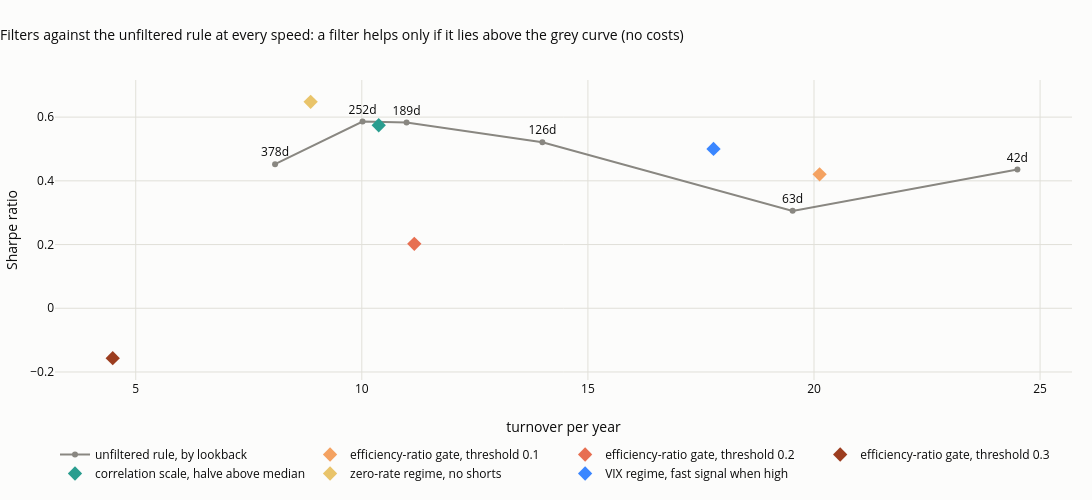

Write notebook code for a chart like this one.
### Code cell
fig = go.Figure()
fig.add_scatter(x=cs["turnover per year"], y=cs["Sharpe, no costs"], mode="lines+markers+text", name="unfiltered rule, by lookback",
                text=[f"{n}d" for n in cs.index], textposition="top center", line=dict(color=MUTED, width=2))
for j, k in enumerate([k for k in table.index if k != "unfiltered 12-month rule"]):
    fig.add_scatter(x=[table.loc[k, "turnover per year"]], y=[table.loc[k, "Sharpe, no costs"]], mode="markers", name=k,
                    marker=dict(size=11, color=["#f4a261", "#e76f51", "#9c3d1f", "#2a9d8f", "#e9c46a", "#3a86ff"][j], symbol="diamond"))
fig.update_layout(title="Filters against the unfiltered rule at every speed: a filter helps only if it lies above the grey curve (no costs)",
                  xaxis_title="turnover per year", yaxis_title="Sharpe ratio", height=500, width=1100, margin=dict(t=80),
                  legend=dict(orientation="h", y=-0.2, x=0))
save_figure(fig, "08_01_filters_vs_curve", FIG)
fig

### Figure 1 — Plotly figure (JSON) as saved in the notebook; plotly's stock layout.template omitted (floating-point values rounded to 4 significant figures)
{"data": [{"line": {"color": "#898781", "width": 2}, "mode": "lines+markers+text", "name": "unfiltered rule, by lookback", "text": ["378d", "252d", "189d", "126d", "63d", "42d"], "textposition": "top center", "type": "scatter", "x": [8.081, 10.02, 10.99, 13.99, 19.53, 24.5], "y": [0.4523, 0.5859, 0.5831, 0.5212, 0.3057, 0.4359]}, {"marker": {"color": "#f4a261", "size": 11, "symbol": "diamond"}, "mode": "markers", "name": "efficiency-ratio gate, threshold 0.1", "type": "scatter", "x": [20.12], "y": [0.4205]}, {"marker": {"color": "#e76f51", "size": 11, "symbol": "diamond"}, "mode": "markers", "name": "efficiency-ratio gate, threshold 0.2", "type": "scatter", "x": [11.16], "y": [0.2021]}, {"marker": {"color": "#9c3d1f", "size": 11, "symbol": "diamond"}, "mode": "markers", "name": "efficiency-ratio gate, threshold 0.3", "type": "scatter", "x": [4.491], "y": [-0.1565]}, {"marker": {"color": "#2a9d8f", "size": 11, "symbol": "diamond"}, "mode": "markers", "name": "correlation scale, halve above median", "type": "scatter", "x": [10.37], "y": [0.5745]}, {"marker": {"color": "#e9c46a", "size": 11, "symbol": "diamond"}, "mode": "markers", "name": "zero-rate regime, no shorts", "type": "scatter", "x": [8.868], "y": [0.6478]}, {"marker": {"color": "#3a86ff", "size": 11, "symbol": "diamond"}, "mode": "markers", "name": "VIX regime, fast signal when high", "type": "scatter", "x": [17.78], "y": [0.5]}], "layout": {"height": 500, "legend": {"orientation": "h", "x": 0, "y": -0.2}, "margin": {"t": 80}, "title": {"text": "Filters against the unfiltered rule at every speed: a filter helps only if it lies above the grey curve (no costs)"}, "width": 1100, "xaxis": {"title": {"text": "turnover per year"}}, "yaxis": {"title": {"text": "Sharpe ratio"}}}}
